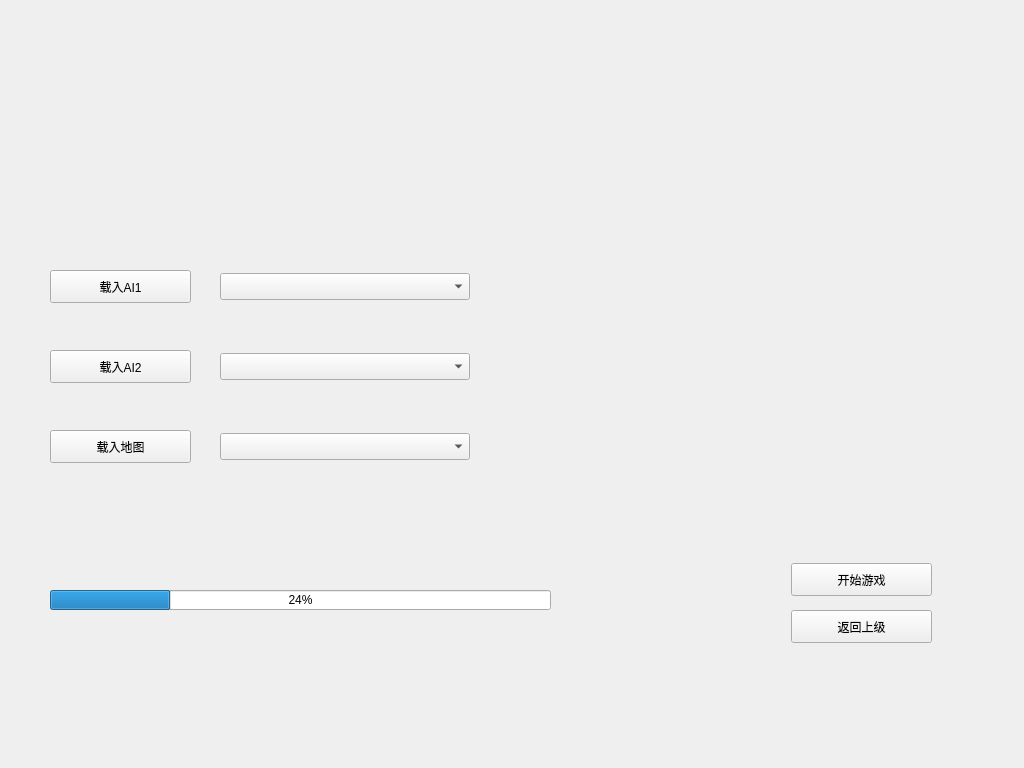
<?xml version="1.0" encoding="UTF-8"?>
<ui version="4.0">
 <class>AIvsAI</class>
 <widget class="QWidget" name="AIvsAI">
  <property name="geometry">
   <rect>
    <x>0</x>
    <y>0</y>
    <width>1024</width>
    <height>768</height>
   </rect>
  </property>
  <property name="windowTitle">
   <string>Form</string>
  </property>
  <widget class="QProgressBar" name="progressBar">
   <property name="geometry">
    <rect>
     <x>50</x>
     <y>590</y>
     <width>501</width>
     <height>20</height>
    </rect>
   </property>
   <property name="value">
    <number>24</number>
   </property>
  </widget>
  <widget class="QPushButton" name="Map">
   <property name="geometry">
    <rect>
     <x>50</x>
     <y>430</y>
     <width>141</width>
     <height>33</height>
    </rect>
   </property>
   <property name="text">
    <string>载入地图</string>
   </property>
  </widget>
  <widget class="QPushButton" name="AI1">
   <property name="geometry">
    <rect>
     <x>50</x>
     <y>270</y>
     <width>141</width>
     <height>33</height>
    </rect>
   </property>
   <property name="text">
    <string>载入AI1</string>
   </property>
  </widget>
  <widget class="QPushButton" name="AI2">
   <property name="geometry">
    <rect>
     <x>50</x>
     <y>350</y>
     <width>141</width>
     <height>33</height>
    </rect>
   </property>
   <property name="sizePolicy">
    <sizepolicy hsizetype="Fixed" vsizetype="Fixed">
     <horstretch>0</horstretch>
     <verstretch>0</verstretch>
    </sizepolicy>
   </property>
   <property name="text">
    <string>载入AI2</string>
   </property>
  </widget>
  <widget class="QPushButton" name="Start">
   <property name="geometry">
    <rect>
     <x>791</x>
     <y>563</y>
     <width>141</width>
     <height>33</height>
    </rect>
   </property>
   <property name="text">
    <string>开始游戏</string>
   </property>
  </widget>
  <widget class="QPushButton" name="ReturnPre">
   <property name="geometry">
    <rect>
     <x>791</x>
     <y>610</y>
     <width>141</width>
     <height>33</height>
    </rect>
   </property>
   <property name="text">
    <string>返回上级</string>
   </property>
  </widget>
  <widget class="QComboBox" name="comboBox_AI1">
   <property name="geometry">
    <rect>
     <x>220</x>
     <y>273</y>
     <width>250</width>
     <height>27</height>
    </rect>
   </property>
  </widget>
  <widget class="QComboBox" name="comboBox_AI2">
   <property name="geometry">
    <rect>
     <x>220</x>
     <y>353</y>
     <width>250</width>
     <height>27</height>
    </rect>
   </property>
  </widget>
  <widget class="QComboBox" name="comboBox_map">
   <property name="geometry">
    <rect>
     <x>220</x>
     <y>433</y>
     <width>250</width>
     <height>27</height>
    </rect>
   </property>
  </widget>
 </widget>
 <resources/>
 <connections/>
</ui>
